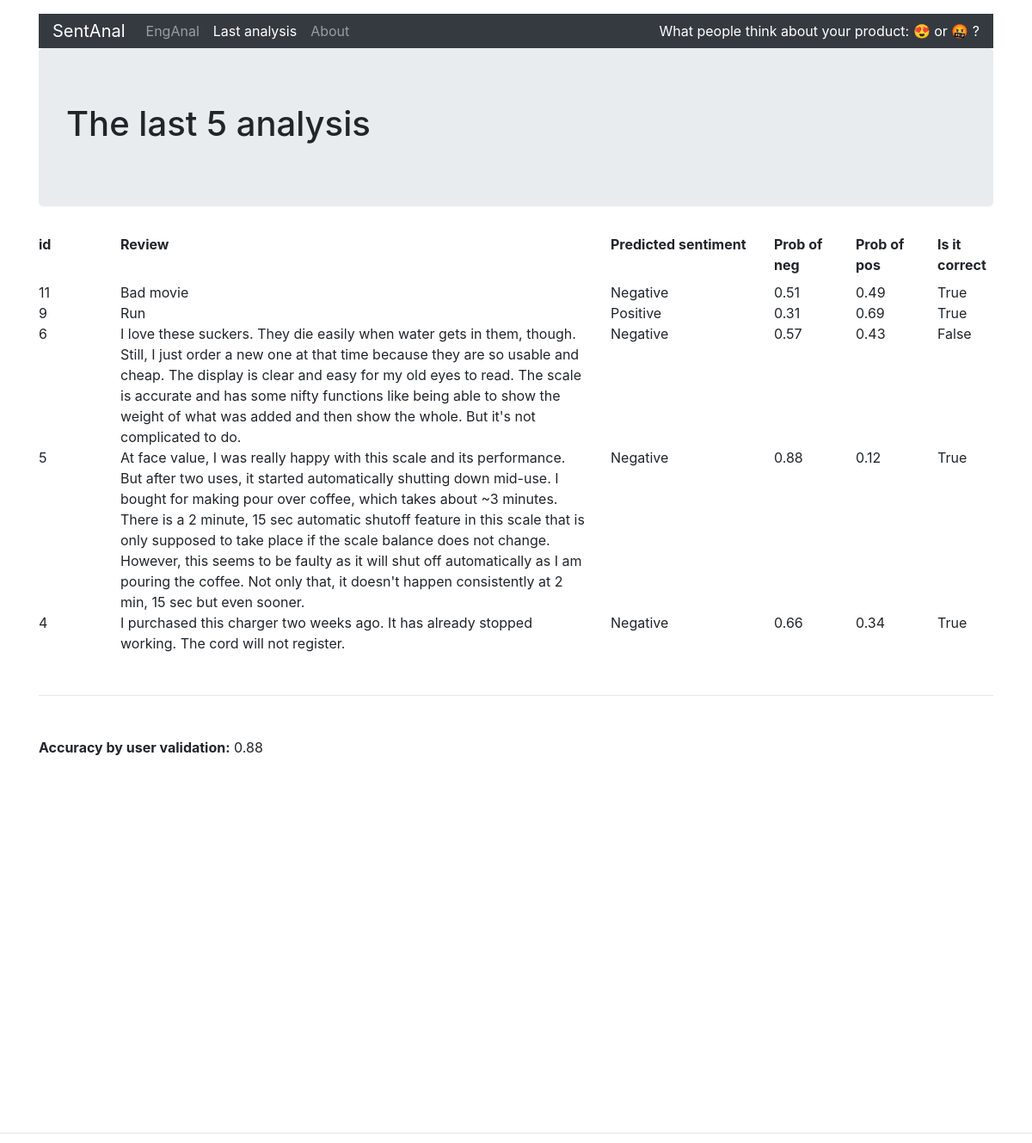
/previous_analysis/, run on the app's committed database.
### models.py (models this page shows)
class Review(db.Model):
    __tablename__='reviews'
    id = db.Column(db.Integer, primary_key=True)
    origin_text = db.Column(db.String(2000), nullable=False)
    sentiment = db.Column(db.Integer, nullable=False)
    sentiment_proba_neg = db.Column(db.Float, nullable=False)
    sentiment_proba_pos = db.Column(db.Float, nullable=False)
    check_answer = db.Column(db.Boolean, nullable=True)

### views.py (the view)
@app.route('/previous_analysis/')
def get_previous():
    all_reviews = db.session.query(Review).filter(Review.check_answer!=None)
    true_count = 0
    count = 0
    for rev in all_reviews:
        if rev.check_answer == True:
            true_count += 1
        count += 1
    if count == 0:
        return 'No previous analysis in the database. Sorry'
    accuracy = round((true_count/count),2)
    results = all_reviews = db.session.query(Review).filter(Review.check_answer!=None).order_by(Review.id.desc()).limit(5)
    output = render_template('previous.html', results=results, accuracy=accuracy)
    return output

### templates/previous.html
{% extends 'base.html' %}
{% block container %}
{% include 'header.html' %}
<main class="container">
    <div class="jumbotron">
        <h1>The last 5 analysis</h1>
      </div>
    <div class="row my-2">
        <div class="col-1 font-weight-bold">id</div>
        <div class="col-6 font-weight-bold">Review</div>
        <div class="col-2 font-weight-bold">Predicted sentiment</div>
        <div class="col-1 font-weight-bold">Prob of neg</div>
        <div class="col-1 font-weight-bold">Prob of pos</div>
        <div class="col-1 font-weight-bold">Is it correct</div>
    </div>
    {% for res in results%}
    <div class="row">
        <div class="col-1">{{res.id}}</div>
        <div class="col-6">{{res.origin_text}} </div>
        {% if res.sentiment == 1%}
        <div class="col-2">Positive</div>
        {% else%}
        <div class="col-2">Negative</div>
        {% endif%}
        <div class="col-1">{{res.sentiment_proba_neg}}</div>
        <div class="col-1">{{res.sentiment_proba_pos}}</div>
        <div class="col-1">{{res.check_answer}}</div>
    </div>
    {% endfor%}
    <div class="mt-5"><hr/></div>
    <div class="my-5"><strong>Accuracy by user validation:</strong> {{accuracy}}</div>
</main>
{% endblock %}

### templates/base.html (shortened to what this page needs)
<!DOCTYPE html>
<html lang="ru">
<body>
<head>
  <link rel="stylesheet" href="https://stackpath.bootstrapcdn.com/bootstrap/4.3.1/css/bootstrap.min.css">
</head>
{% block container %}
{% endblock %}
<footer class="footer">
  <div class="my-5"><hr/></div>
  </footer>
</body>
</html>

### templates/header.html (shortened to what this page needs)
<header class="container mt-3">
    <nav class="navbar navbar-expand-lg navbar-dark bg-dark">
      <a class="navbar-brand" href="/">SentAnal</a>
      <div class="collapse navbar-collapse" id="navbarNavAltMarkup">
        <div class="navbar-nav">
          <a class="nav-item nav-link {% if request.path=='/'%} active {% endif%}" href="/english_anal/">EngAnal</a>
          <a class="nav-item nav-link {% if request.path=='/previous_analysis/'%} active {% endif%}" href="/previous_analysis/">Last analysis</a>
          <a class="nav-item nav-link {% if request.path=='/about/'%} active {% endif%}" href="/about/">About</a>
        </div>
      </div>
      <p class="my-2 text-white bg-dark "> What people think about your product:&nbsp;😍&nbsp;or&nbsp;🤬&nbsp;? </p>
    </nav>
  </header>

### templates/base.html (style rules this page uses)
html { position: relative; min-height: 100%; }
body { margin-bottom: 60px; }
.footer { position: absolute; bottom: 0; width: 100%; height: 60px; line-height: 60px; }
.navbar { padding-top: 0; padding-bottom: 0; }

### data on the page
Review: id "11", origin_text "Bad movie", sentiment "Negative", sentiment_proba_neg "0.51", sentiment_proba_pos "0.49", check_answer "True"
Review: id "9", origin_text "Run", sentiment "Positive", sentiment_proba_neg "0.31", sentiment_proba_pos "0.69", check_answer "True"
Review: id "6", origin_text "I love these suckers. They die easily when water gets in them, though. Still, I just order a new one at that time because they are so usable and cheap. The display is clear and easy for my old eyes to read. The scale is accurate and has some nifty functions like being able to show the weight of what was added and then show the whole. But it's not complicated to do.", sentiment "Negative", sentiment_proba_neg "0.57", sentiment_proba_pos "0.43", check_answer "False"
Review: id "5", origin_text "At face value, I was really happy with this scale and its performance. But after two uses, it started automatically shutting down mid-use. I bought for making pour over coffee, which takes about ~3 minutes. There is a 2 minute, 15 sec automatic shutoff feature in this scale that is only supposed to take place if the scale balance does not change. However, this seems to be faulty as it will shut off automatically as I am pouring the coffee. Not only that, it doesn't happen consistently at 2 min, 15 sec but even sooner.", sentiment "Negative", sentiment_proba_neg "0.88", sentiment_proba_pos "0.12", check_answer "True"
Review: id "4", origin_text "I purchased this charger two weeks ago. It has already stopped working. The cord will not register.", sentiment "Negative", sentiment_proba_neg "0.66", sentiment_proba_pos "0.34", check_answer "True"

### other printed values
{{ accuracy }} "0.88"
